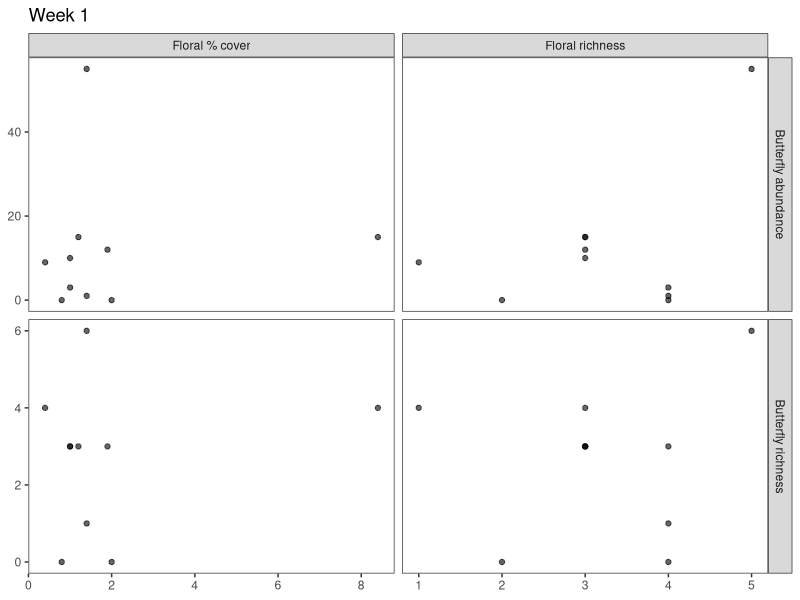
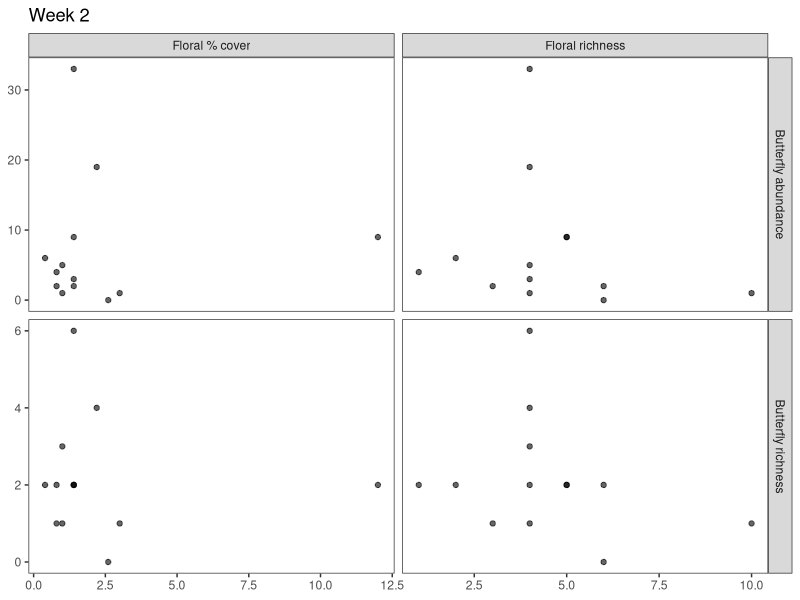
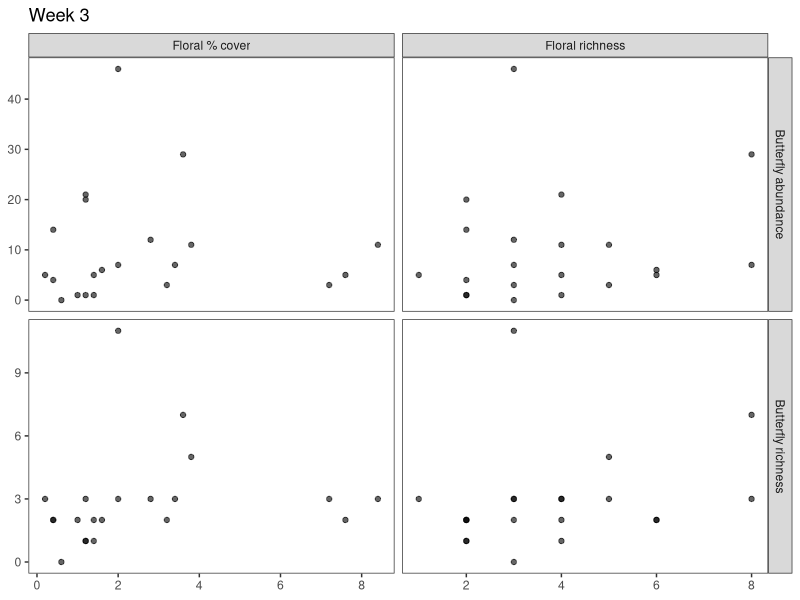
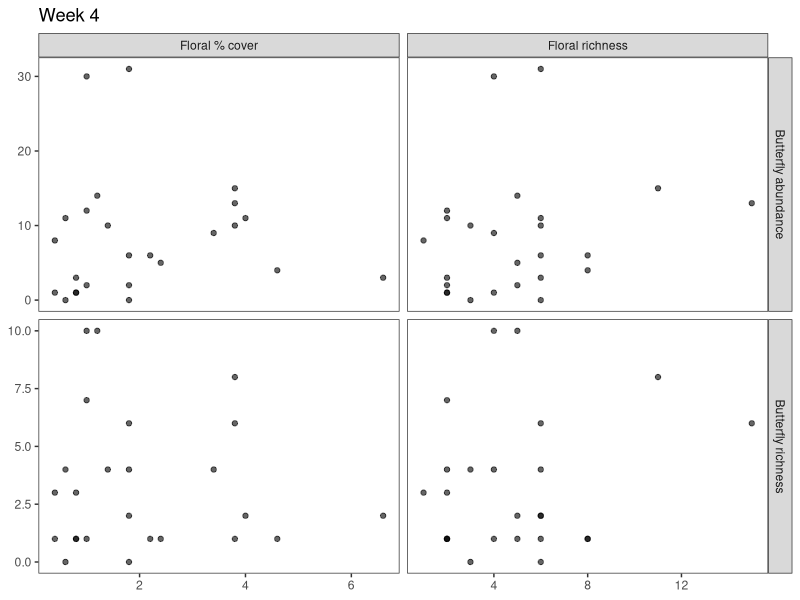
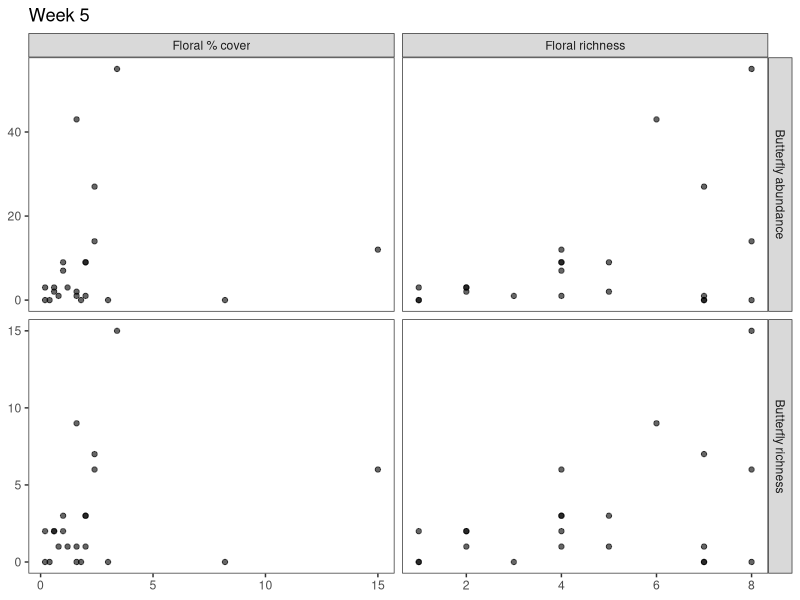
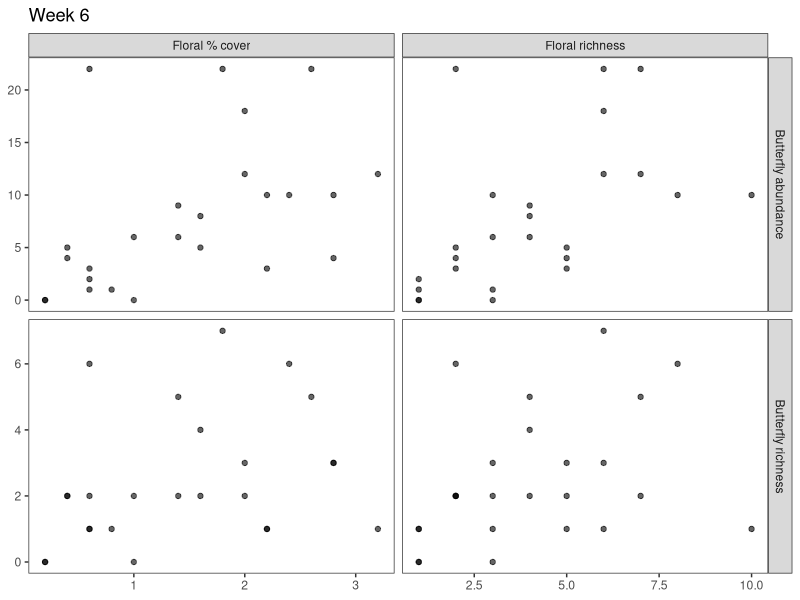
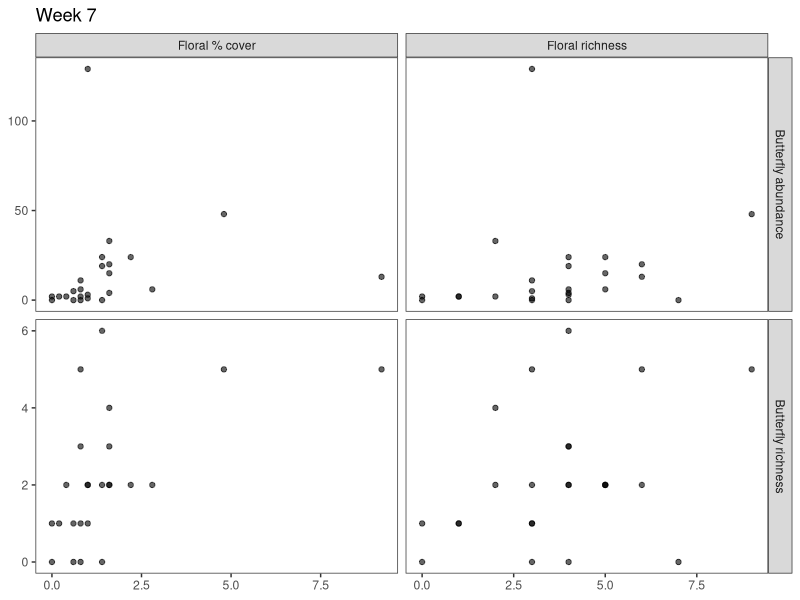
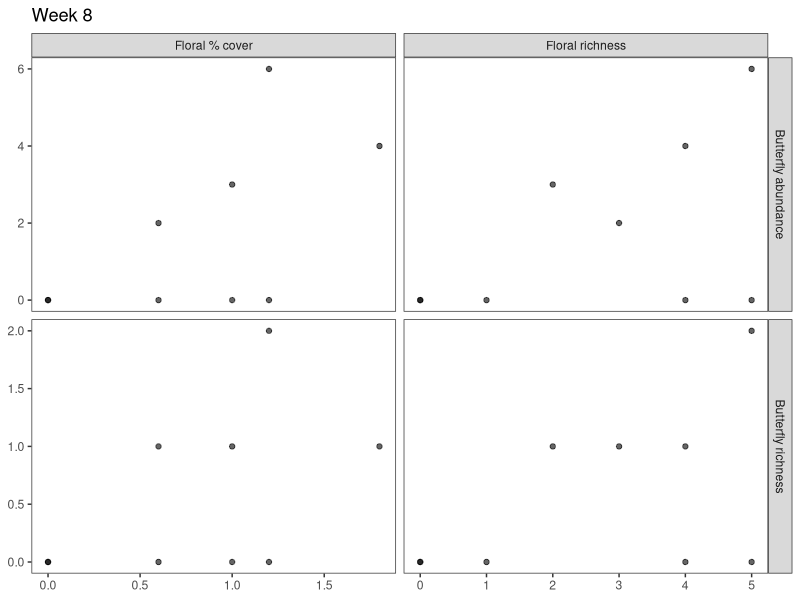

The R source for these figures, in order: (Note: this script raises an error after producing the figures.)
#### Drafting Answers to Research Questions Script ####
### Freya Innes
### 22/09/2026

# Open Packages
library(tidyverse)

#### READING IN DATA ####
setwd("~/Desktop/School/Graduate/BIMBY_2026_Field_Season")

butterflies_clean <- read_csv("Clean Data/butterflies_clean.csv")
flowers_clean <- read_csv("Clean Data/flowers_clean.csv")
nectar_clean <- read_csv("Clean Data/nectar_clean.csv")

#### Can floral resource richness and abundance predict butterfly richness and abundance? ####
# The idea behind this one is a four paneled grid that has the associations

# Making a usable butterfly summary
butterfly_summary <- butterflies_clean %>%
  mutate(date = make_date(year = 2026,
                          month = as.integer(month), 
                          day = as.integer(day)),
         butterfly_species = paste(genus, species)) %>% # Combining the date
  group_by(transect, date, week) %>%
  summarise(butterfly_abundance = sum(number, na.rm = TRUE), # Making a column for butterfly abundance
            butterfly_richness = n_distinct(butterfly_species[butterfly_species != "NA NA"]), # Making a column for species richness, but does not include "NA NA" (no butterflies seen) as a species 
            .groups = "drop")

# Master list of every transect-date-week that was actually surveyed for flowers
flower_visits <- flowers_clean %>%
  mutate(date = make_date(year = 2026, month = as.integer(month), day = as.integer(day))) %>%
  distinct(transect, date, week)

flower_summary <- flowers_clean %>%
  mutate(date = make_date(year = 2026, 
                          month = as.integer(month), 
                          day = as.integer(day)),
         plant_species = paste(genus, species)) %>%
  distinct(transect, date, week, quadrat, plant_species, cover_pct) %>%
  group_by(transect, date, week) %>%
  complete(quadrat = 1:5, nesting(plant_species), fill = list(cover_pct = 0)) %>%
  ungroup() %>%
  filter(plant_species != "NA NA") %>%
  group_by(transect, date, week, plant_species) %>%
  summarise(mean_cover = mean(cover_pct), .groups = "drop") %>%
  group_by(transect, date, week) %>%
  summarise(floral_richness = n_distinct(plant_species),
            floral_cover = sum(mean_cover),
            .groups = "drop") %>%
  right_join(flower_visits, by = c("transect", "date", "week")) %>%
  mutate(floral_richness = replace_na(floral_richness, 0),
         floral_cover = replace_na(floral_cover, 0))


# Making a summary table to plot more easily
question1_data <- butterfly_summary %>%
  left_join(flower_summary, by = c("transect", "date", "week"))

figure_data <- bind_rows(
  question1_data %>%
    transmute(transect, date, week, # ", origin" has been removed from here and needs to be readded
              x = floral_richness, y = butterfly_richness,
              x_variable = "Floral richness", y_variable = "Butterfly richness"),
  question1_data %>%
    transmute(transect, date, week,
              x = floral_cover, y = butterfly_richness,
              x_variable = "Floral % cover", y_variable = "Butterfly richness"),
  question1_data %>%
    transmute(transect, date, week,
              x = floral_richness, y = butterfly_abundance,
              x_variable = "Floral richness", y_variable = "Butterfly abundance"),
  question1_data %>%
    transmute(transect, date, week,
              x = floral_cover, y = butterfly_abundance,
              x_variable = "Floral % cover", y_variable = "Butterfly abundance"))

# Loop one 2x2 grid figure per week
for (wk in sort(unique(figure_data$week))) {
  
  wk_data <- figure_data %>% filter(week == wk)
  
  p <- ggplot(wk_data, aes(x = x, y = y)) + 
    geom_point(alpha = 0.6) +
    facet_grid(y_variable ~ x_variable, scales = "free") +
    labs(x = NULL,
         y = NULL,
         title = paste("Week", wk)) +
    theme_bw() +
    theme(panel.grid.major = element_blank(), # Removes grid lines
          panel.grid.minor = element_blank()) 
  
  print(p)
}






# THIS IS DUPLICATE CODE FOR THE FLORAL SUMMARY THAT SEPARATES BY ORIGIN #

# Making floral summary with native and non-native cover and richness in case I want to use it later
flower_summary <- flowers_clean %>%
  filter(!is.na(genus)) %>%  # drop placeholder "no plant in this quadrat" rows
  mutate(date = make_date(year = 2026,
                          month = as.integer(month),
                          day = as.integer(day)),
         plant_species = paste(genus, species)) %>%
  distinct(transect, date, week, quadrat, plant_species, origin, cover_pct) %>%  # No duplicate entries
  group_by(transect, date, week) %>%
  complete(quadrat = 1:5, nesting(plant_species, origin), # Keeps species and their origin together instead of duplicating
           fill = list(cover_pct = 0)) %>%
  ungroup() %>%
  group_by(transect, date, week, origin, plant_species) %>%
  summarise(mean_cover = mean(cover_pct), .groups = "drop") %>%
  group_by(transect, date, week, origin) %>%
  summarise(floral_richness = n_distinct(plant_species),
            floral_cover = sum(mean_cover),
            .groups = "drop") %>%
  complete(nesting(transect, date, week), origin, 
           fill = list(floral_richness = 0, floral_cover = 0))

#### Which floral resources are disproportionately used by butterflies relative to their availability?####
# FLOWER DATA #

#Ensuring NAs are removed (can be removed once data is properyl cleaned)
flowers_clean <- flowers_clean %>%
  filter(!is.na(transect), !is.na(month), !is.na(day)) %>%
  mutate(date = make_date(year = 2026,
                          month = as.integer(month),
                          day = as.integer(day)),
         plant_species = paste(genus, species))

# Calculate mean floral cover for each plant species
flower_availability <- flowers_clean %>%
  filter(!is.na(quadrat)) %>% # Removes quadrats that are NA values
  group_by(transect, date, quadrat, plant_species) %>%
  summarise(cover = sum(`cover_%`, na.rm = TRUE),
            .groups = "drop") %>%
  complete(transect, date, 
           quadrat = 1:5,  # specifically calculates for 5 quadrats, not more (NAs)
           plant_species, fill = list(cover = 0)) %>%
  group_by(transect, date, plant_species) %>%
  summarise(mean_cover = mean(cover),
            n_quadrats = n(),
            .groups = "drop")

# Calculate total floral cover for each transect on a certain date
flower_totals <- flower_availability %>%
  group_by(transect, date) %>%
  summarise(total_floral_cover = sum(mean_cover, na.rm = TRUE),
            .groups = "drop")

# Calculate each plant's proportion of floral availability
flower_availability <- flower_availability %>%
  left_join(flower_totals, by = c("transect", "date")) %>%
  mutate(availability_proportion = mean_cover / total_floral_cover)


# NECTARING DATA #

# Filtering the dataset (can be removed once data is completed)
nectar_clean <- nectar_clean %>%
  filter(!is.na(transect), !is.na(month), !is.na(day)) %>%
  mutate(date = make_date(year = 2026,
                          month = as.integer(month),
                          day = as.integer(day)),
         plant_species = paste(flower_genus, flower_species))

# Counting nectar observations for each plant
nectaring_summary <- nectar_clean %>%
  group_by(transect, date, plant_species) %>%
  summarise(nectar_visits = n(), 
            .groups = "drop")

# Calculating the total nectar observations per transect on a certain date
nectar_totals <- nectaring_summary %>%
  group_by(transect, date) %>%
  summarise(total_nectar_visits = sum(nectar_visits, na.rm = TRUE),
            .groups = "drop")

# Calculate if nectar use was proportional 
nectaring_summary <- nectaring_summary %>%
  left_join(nectar_totals, by = c("transect", "date")) %>%
  mutate(use_proportion = nectar_visits / total_nectar_visits)


# COMBINING DATASETS #
question2_data <- flower_availability %>%
  select(transect, date, plant_species, mean_cover, availability_proportion) %>%
  full_join(nectaring_summary %>%
              select(transect, date, plant_species, nectar_visits, use_proportion),
            by = c("transect", "date", "plant_species")) %>%
  mutate(mean_cover = replace_na(mean_cover, 0),
         availability_proportion = replace_na(availability_proportion, 0),
         nectar_visits = replace_na(nectar_visits, 0), 
         use_proportion = replace_na(use_proportion, 0))

# Calculate selection ratio
#
# > 1 = used more than expected based on availability
# = 1 = used in proportion to availability
# < 1 = used less than expected

question2_data <- question2_data %>%
  mutate(selection_ratio = case_when(availability_proportion > 0 ~ use_proportion / availability_proportion,
                                     TRUE ~ NA_real_))

#  Plotting data
# Each point represents a plant species at a particular transect on a particular date
ggplot(question2_data, aes(x = availability_proportion, y = use_proportion)) +
  geom_abline(slope = 1, intercept = 0, linetype = "dashed") + # 1:1 line = use proportional to availability
  geom_point(alpha = 0.6) +
  labs(x = "Proportion of floral cover available",
       y = "Proportion of nectar observations",
       title = "Butterfly nectar use relative to floral availability") +
  theme_bw()

# Plant-level summary for a second figure
plant_summary <- question2_data %>%
  group_by(plant_species) %>%
  summarise(mean_availability = mean(availability_proportion, na.rm = TRUE),
            mean_use = mean(use_proportion, na.rm = TRUE),
            total_visits = sum(nectar_visits, na.rm = TRUE),
            .groups = "drop")

# Plant-level availability vs. use figure
ggplot(plant_summary, aes(x = mean_availability, y = mean_use, label = plant_species)) +
  geom_abline(slope = 1, intercept = 0, linetype = "dashed") + # 1:1 line = use proportional to availability
  geom_point(alpha = 0.6) +
  geom_text(nudge_y = 0.01, check_overlap = TRUE) +
  labs(x = "Mean proportional floral cover",
       y = "Mean proportional nectar use") +
  theme_bw()


#### Does butterfly use of native vs. non-native nectar plants change with seasonal variation in native floral availability?####

# FLORAL DATA #
flower_species_cover <- flowers_clean %>%
  group_by(transect, date, plant_species, origin) %>%
  summarise(mean_cover = mean(`cover_%`, na.rm = TRUE),
            .groups = "drop")

# Total floral cover by transect on a date
flower_totals <- flower_species_cover %>%
  group_by(transect, date) %>%
  summarise(total_floral_cover = sum(mean_cover, na.rm = TRUE),
            .groups = "drop")

# Calculating native floral availability
native_flower_availability <- flower_species_cover %>%
  group_by(transect, date) %>%
  summarise(native_floral_cover = sum(mean_cover[origin == "Native"], na.rm = TRUE),
            total_floral_cover = sum(mean_cover, na.rm = TRUE), # Mean cover of all flowers
            .groups = "drop") %>%
  mutate(proportion_native_floral_cover = native_floral_cover / total_floral_cover) # Proportion of floral cover that is native

# NECTARING DATA #
# Summary of native nectar visits
nectar_native_summary <- nectar_clean %>%
  group_by(transect, date, flower_origin) %>%
  summarise(nectar_visits = n(),
            .groups = "drop")

# Calculating total nectar observations
nectar_totals <- nectar_native_summary %>%
  group_by(transect, date) %>%
  summarise(total_nectar_visits = sum(nectar_visits, na.rm = TRUE),
            .groups = "drop")

# Calculating the proportion of nectar visits to native plants
native_nectar_use <- nectar_native_summary %>%
  filter(flower_origin == "Native") %>%
  group_by(transect, date) %>%
  summarise(native_nectar_visits = sum(nectar_visits, na.rm = TRUE),
            .groups = "drop") %>%
  left_join(nectar_totals, by = c("transect", "date")) %>%
  mutate(proportion_native_nectar = native_nectar_visits / total_nectar_visits)

# Combining the floral availability and nectar use
question3_data <- native_flower_availability %>%
  left_join(native_nectar_use, by = c("transect", "date"))

# PLOTTING #
# Plotting native floral availability through the season
ggplot(question3_data, aes(x = date, y = proportion_native_floral_cover)) +
  geom_point(alpha = 0.6) +
  geom_smooth(method = "loess", se = TRUE) +
  labs(x = "Date", 
       y = "Proportion of floral cover that is native", 
       title = "Seasonal availability of native floral resources") +
  theme_bw()

# Plotting native nectar use through the season
ggplot(question3_data, aes(x = date, y = proportion_native_nectar)) +
  geom_point(alpha = 0.6) +
  geom_smooth(method = "loess", se = TRUE) +
  labs(x = "Date",
       y = "Proportion of nectar observations on native plants",
       title = "Seasonal use of native flowers") +
  ylim(0, 1) +
  theme_bw()

# Plotting native floral availability vs. native nectar use
ggplot(question3_data, aes(x = proportion_native_floral_cover, y = proportion_native_nectar)) +
  geom_abline(slope = 1, intercept = 0, linetype = "dashed") + # Adds the 1:1 use ratio
  geom_point(alpha = 0.6) +
  geom_smooth(method = "lm", se = TRUE) +
  labs(x = "Proportion of floral cover that is native",
       y = "Proportion of nectar observations on native plants",
       title = "Native nectar use as a function of native floral availability") +
  theme_bw()






#### MAKING OTHER RANDOM PLOTS THAT I HAD THE CODE FOR ####
# Transect Locations
# Adding region to butterfly data
butterflies <- butterflies_clean %>%
  mutate(region = case_when(
    transect %in% c("GBH", "CCM", "BGP", "PSP") ~ "Lower Mainland",
    transect %in% c("CHP", "RBG", "BHT", "HRP") ~ "Vancouver Island",
    transect %in% c("MGT", "FLT") ~ "High Elevation Alpine",
    transect %in% c("MMF", "KPP", "PSL") ~ "Thompson-Nicola",
    transect %in% c("OHR", "OHRb", "PBM", "ABR", "JMS",
                    "KSP", "OKF", "KWL", "RTT", "PML") ~ "Okanagan-Similkameen",
    transect %in% c("UBC", "KMP", "RRP" ) ~ "Thompson-Okanagan"))

# Base map
canada_prov <- ne_states(country = "canada", returnclass = "sf")

# Load BC boundary
bc_boundary <- canada_prov %>%
  filter(gn_name == "British Columbia")

# Convert to sf structure to plot on map 
transects_sf <- st_as_sf(butterflies, coords = c("lon", "lat"), crs = 4326)

# Clip to BC
sf_bc <- st_join(transects_sf, bc_boundary, join = st_within, left = FALSE)

# Plot
ggplot() +
  geom_sf(data = bc_boundary, fill = "grey95") +
  geom_sf(data = sf_bc, aes(color = region.x)) +
  geom_sf_text(data = sf_bc, aes(label = transect),
               nudge_y = 0.05,
               size = 2) +
  coord_sf(xlim = c(-126.0, -119.0),
           ylim = c(48.0, 51)) +
  theme_bw() +
  theme(panel.grid.major = element_blank(),
        panel.grid.minor = element_blank()) +
  labs(title = "BIMBY Transects in British Columbia",
       x = "Longitude",
       y = "Latitude",
       color = "Sampling Region")



# SAMPLING SUMMARY
# Binding together sampling summary
sampling_summary <- bind_rows(
  flowers_clean %>%
    distinct(transect, month, day, week) %>%
    count(transect) %>%
    mutate(dataset = "Flowers"),
  
  nectar_clean %>%
    distinct(transect, month, day) %>%
    count(transect) %>%
    mutate(dataset = "Nectar"),
  
  butterflies_clean %>%
    distinct(transect, month, day) %>%
    count(transect) %>%
    mutate(dataset = "Butterflies"))

# Plots the number of times floral surveys, butterfly surveys, and nectar observations have been recorded at each site
ggplot(sampling_summary, aes(x = reorder(transect, n), y = n, fill = dataset)) +
  geom_col(position = "dodge") +
  coord_flip() +
  labs(x = "Transect", 
       y = "Number of sampling occasions", 
       fill = "Dataset") +
  theme_bw() +
  theme(panel.grid.major = element_blank(),
        panel.grid.minor = element_blank())



# NATIVE VS. NON-NATIVE FLORAL COVER
# Averaging floral cover across five quadrats per transect
cover_transect <- flowers_clean %>%
  filter(!is.na(origin)) %>%
  group_by(month, day, week, transect, quadrat, origin) %>%
  summarise(cover = sum(`cover_%`, na.rm = TRUE), 
            .groups = "drop" ) %>%
  group_by(month, day, week, transect, origin) %>%
  summarise(mean_cover = mean(cover, na.rm = TRUE), 
            se = sd(cover, na.rm = TRUE) / sqrt(n()),
            .groups = "drop")

# Creating day-of-year
cover_transect <- cover_transect %>%
  mutate(date = as.Date(paste(2026, month, day, sep = "-")),
         julian = as.integer(format(date, "%j")),
         region = case_when(
           transect %in% c("GBH", "CCM", "BGP", "PSP") ~ "Lower Mainland",
           transect %in% c("CHP", "RBG", "BHT", "HRP") ~ "Vancouver Island",
           transect %in% c("MGT", "FLT") ~ "High Elevation Alpine",
           transect %in% c("MMF", "KPP", "PSL") ~ "Thompson-Nicola",
           transect %in% c("OHR", "OHRb", "PBM", "ABR", "JMS",
                           "KSP", "OKF", "KWL", "RTT", "PML") ~ "Okanagan-Similkameen",
           transect %in% c("UBC", "KMP", "RRP" ) ~ "Thompson-Okanagan"))

# Plotting mean % floral cover vs day of year
ggplot(cover_transect, aes(x = week, y = mean_cover, colour = origin)) +
  geom_point(alpha = 0.5) +
  geom_smooth(method = "loess", se = FALSE) + # Change if changed below
  facet_wrap(~ region) + # Change if wanting season total, region, or individual transects
  scale_colour_manual(values = c("Native" = "forestgreen", "Non-native" = "orange")) +
  scale_x_continuous(breaks = seq(min(cover_transect$week), max(cover_transect$week), by = 1)) +
  labs(x = "Week",
       y = "Mean floral cover (%)",
       colour = "Plant origin") +
  theme_bw() +
  theme(panel.grid.major = element_blank(),
        panel.grid.minor = element_blank())

# NECTAR-USE AT TRANSECTS 
# Simple summary of nectar-use
nectar_summary <- nectar_clean %>%
  count(transect, flower_origin)

# Plots nectaring observations at each transect and whether they were on native or non-native plants
ggplot(nectar_summary, aes(x = reorder(transect, n), y = n, fill = flower_origin)) +
  geom_col() +
  coord_flip() +
  scale_fill_manual(
    values = c("Native" = "forestgreen", "Non-native" = "orange")) +
  labs(x = "Transect",
       y = "Number of nectaring observations",
       fill = "Flower origin") +
  theme_bw() +
  theme(panel.grid.major = element_blank(),
        panel.grid.minor = element_blank())

# NECTAR-USE THROUGHOUT THE SEASON
# Adding julian date to nectaring data and summing the observations
nectar_day <- nectar_clean %>%
  mutate(date = as.Date(paste(2026, month, day, sep = "-")),
         julian = as.integer(format(date, "%j"))) %>%
  count(julian, flower_origin)

ggplot(nectar_day, aes(x = julian, y = n, colour = flower_origin)) +
  geom_point(alpha = 0.6) +
  geom_smooth(method = "loess", se = FALSE) + # Change for error bars if wanted
  scale_colour_manual(values = c("Native" = "forestgreen","Non-native" = "orange")) +
  labs(x = "Day of year",
       y = "Nectaring observations",
       colour = "Flower origin") +
  theme_bw() +
  theme(panel.grid.major = element_blank(),
        panel.grid.minor = element_blank())

#FLORAL AVAILABILITY VS NECTAR-USE 
# Calculating native floral cover for each transect and week
floral_availability <- flowers_clean %>%
  filter(!is.na(origin)) %>%
  group_by(week, transect, quadrat, origin) %>%
  summarise(cover = sum(`cover_%`, na.rm = TRUE),
            .groups = "drop") %>%
  group_by(week, transect, origin) %>%
  summarise(mean_cover = mean(cover, na.rm = TRUE),
            .groups = "drop") %>%
  rename(flower_origin = origin)

# Nectar observations based on week, transect, and flower origin 
nectar_use <- nectar_clean %>%
  count(week, transect, flower_origin, name = "nectar_obs")

# Connecting datasets
nectar_availability <- floral_availability %>%
  left_join(nectar_use, by = c("week", "transect", "flower_origin")) %>%
  mutate(nectar_obs = replace_na(nectar_obs, 0))

# Plotting 
ggplot(nectar_availability, aes(x = mean_cover, y = nectar_obs, colour = flower_origin)) +
  geom_point(alpha = 0.7) +
  geom_smooth(method = "lm", se = TRUE) +
  facet_wrap(~ flower_origin) +
  scale_colour_manual(values = c("Native" = "forestgreen", "Non-native" = "orange")) +
  labs(x = "Mean floral cover (%)",
       y = "Nectaring observations",
       colour = "Flower origin") +
  theme_bw() +
  theme(panel.grid.major = element_blank(),
        panel.grid.minor = element_blank())


# BUTTERFLY ABUNDANCE THROUGHOUT THE SEASON 
# Abundance at each transect during each week
butterfly_day <- butterflies_clean %>%
  group_by(month, day, week, transect) %>%
  summarise(butterfly_abundance = sum(number, na.rm = TRUE),
            species_richness = n_distinct(paste(genus, species),na.rm = TRUE), .groups = "drop") %>%
  mutate(date = as.Date(paste(2026, month, day, sep = "-")),
         julian = as.integer(format(date, "%j")),
         region = case_when(
           transect %in% c("GBH", "CCM", "BGP", "PSP") ~ "Lower Mainland",
           transect %in% c("CHP", "RBG", "BHT", "HRP") ~ "Vancouver Island",
           transect %in% c("MGT", "FLT") ~ "High Elevation Alpine",
           transect %in% c("MMF", "KPP", "PSL") ~ "Thompson-Nicola",
           transect %in% c("OHR", "OHRb", "PBM", "ABR", "JMS",
                           "KSP", "OKF", "KWL", "RTT", "PML") ~ "Okanagan-Similkameen",
           transect %in% c("UBC", "KMP", "RRP" ) ~ "Thompson-Okanagan"))

# Plots abundance (something wonky with the x-axis)
ggplot(butterfly_day, aes(x = julian, y = butterfly_abundance)) +
  geom_point(alpha = 0.6) +
  geom_smooth(method = "loess",se = TRUE) +
  facet_wrap(~ region) +
  labs(x = "Day of year", 
       y = "Butterfly abundance") +
  theme_bw() +
  theme(panel.grid.major = element_blank(),
        panel.grid.minor = element_blank())


# Plots richness (still wonky)
ggplot(butterfly_day, aes(x = julian,y = species_richness)) +
  geom_point(alpha = 0.6) +
  geom_smooth(method = "loess", se = TRUE) +
  #facet_wrap(~ region) +
  labs(x = "Day of year",
       y = "Butterfly species richness") +
  theme_bw() +
  theme(panel.grid.major = element_blank(),
        panel.grid.minor = element_blank())











# NOT READY YET
availability_prop <- floral_availability %>%
  group_by(week, transect) %>%
  mutate(availability_prop = mean_cover / sum(mean_cover)) %>%
  ungroup()

use_prop <- nectar_use %>%
  group_by(week, transect) %>%
  mutate(use_prop = nectar_obs / sum(nectar_obs)) %>%
  ungroup()

comparison <- availability_prop %>%
  left_join(use_prop, by = c("week", "transect", "flower_origin")) %>%
  mutate(use_prop = replace_na(use_prop, 0))

ggplot(comparison, aes(x = availability_prop, y = use_prop, colour = flower_origin)) +
  geom_abline(slope = 1, intercept = 0, linetype = "dashed") +
  geom_point(size = 3, alpha = 0.7) +
  scale_colour_manual(values = c("Native" = "forestgreen", "Non-native" = "orange")) +
  labs(x = "Proportion of floral availability",
       y = "Proportion of nectar use",
       colour = "Flower origin") +
  theme_bw() +
  theme(panel.grid.major = element_blank(),
        panel.grid.minor = element_blank())
# One point is a flower origin at a transect during a certain week















floral_availability <- flowers_clean %>%
  filter(!is.na(origin)) %>%
  group_by(week, transect, quadrat, origin) %>%
  summarise(cover = sum(`cover_%`, na.rm = TRUE), .groups = "drop") %>%
  group_by(week, transect, origin) %>% # Average the quadrats to get transect-level 
  summarise(mean_cover = mean(cover, na.rm = TRUE), .groups = "drop") %>%
  rename(flower_origin = origin)

nectar_use <- nectar_clean %>%
  filter(activity == "nectaring") %>%
  count(week, transect, flower_origin, name = "nectar_obs")

selection_data <- floral_availability %>%
  left_join(nectar_use, by = c("week", "transect", "flower_origin")) %>% # Add nectar observations
  mutate(nectar_obs = replace_na(nectar_obs, 0)) # No observations on that flower origin = zero observations

selection_data <- selection_data %>%
  group_by(week, transect) %>%
  mutate(availability_prop = mean_cover / sum(mean_cover),
         use_prop = nectar_obs / sum(nectar_obs)) %>%
  ungroup()

selection_data <- selection_data %>%
  filter(!is.na(use_prop), !is.na(availability_prop), availability_prop > 0)

selection_data <- selection_data %>%
  mutate(selection_ratio = use_prop/availability_prop)

selection_data %>%
  select(week, transect, flower_origin, availability_prop, use_prop, selection_ratio) %>%
  arrange(transect, week, flower_origin)


ggplot(selection_data, aes(x = flower_origin, y = selection_ratio, colour = flower_origin)) +
  geom_hline(yintercept = 1, linetype = "dashed") +
  geom_boxplot() +
  geom_jitter(size = 2.5, alpha = 0.5) +
  scale_colour_manual(values = c("Native" = "forestgreen",
                                 "Non-native" = "orange")) +
  labs(x = "Flower origin",
       y = "Selection ratio",
       colour = "Flower origin") +
  theme_bw() +
  theme(panel.grid.major = element_blank(),
        panel.grid.minor = element_blank())


# Summary of most common nectar plants visited
nectaring_summary_plot <- nectaring_summary %>%
  group_by(plant_species) %>%
  summarise(nectar_visits = sum(nectar_visits, na.rm = TRUE),
            .groups = "drop") %>%
  arrange(desc(nectar_visits)) %>%
  mutate(plant_species = factor(plant_species,
                           levels = plant_species)) %>%
  filter(nectar_visits > 5)


ggplot(nectaring_summary_plot, aes(x = plant_species, y = nectar_visits)) +
  geom_col() +
  theme(axis.text.x = element_text(angle = 45, hjust = 1)) +
  labs(x = "Flower",
       y = "Number of nectar observations",
       title = "Butterfly nectar plant use") 
